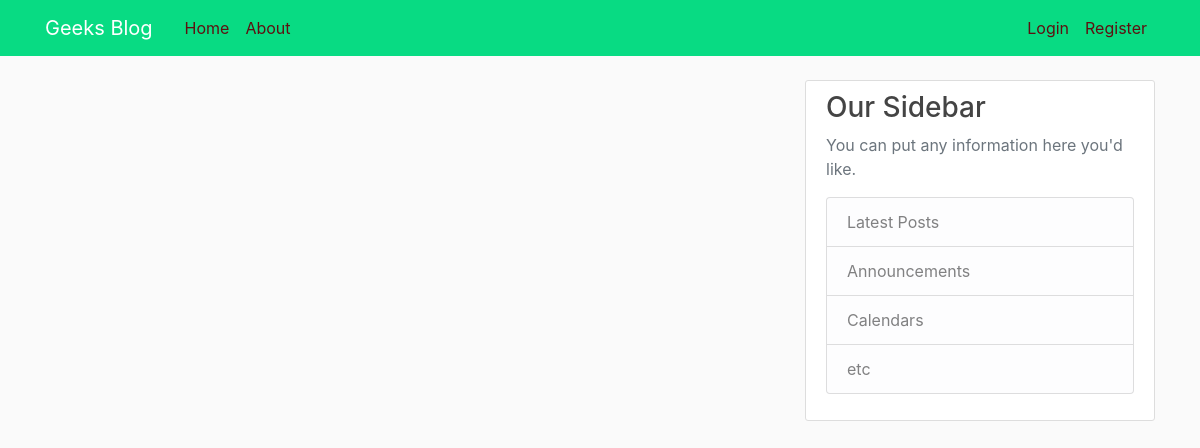
Page /home on the earlier database version.
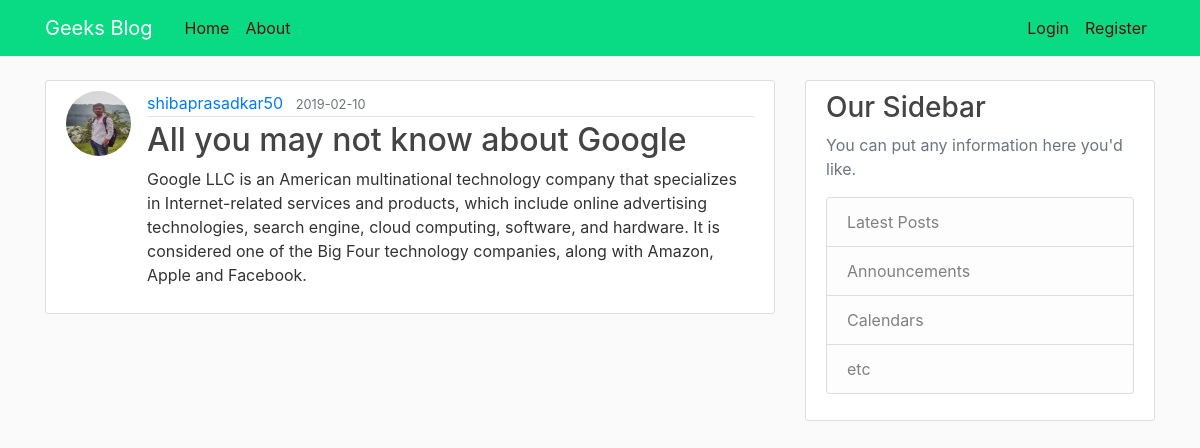
Same page on the later database version.
### blogposts/models.py (models this page shows, shortened)
class Post(db.Model):
    id = db.Column(db.Integer, primary_key=True)
    title = db.Column(db.String(100), nullable=False)
    date_posted = db.Column(db.DateTime, nullable=False, default=datetime.utcnow)
    content = db.Column(db.Text, nullable=False)
    user_id = db.Column(db.Integer, db.ForeignKey('user.id'), nullable=False)

class User(db.Model, UserMixin):
    id = db.Column(db.Integer, primary_key=True)
    username = db.Column(db.String(20), unique=True, nullable=False)
    email = db.Column(db.String(120), unique=True, nullable=False)
    image_file = db.Column(db.String(20), nullable=False, default='default.png')
    password = db.Column(db.String(60), nullable=False)
    posts = db.relationship('Post', backref='author', lazy=True)

### blogposts/routes.py (the view)
@app.route("/")
@app.route("/home")
def home():
    posts = Post.query.all()
    return render_template('home.html', posts=posts)

### blogposts/templates/home.html
{%extends "layout.html"%}
{%block content %}
{%for post in posts%}
<article class="media content-section">
    <img class="rounded-circle article-img"
        src="{{url_for('static',filename='profilePicture/'+post.author.image_file)}}">
    <div class="media-body">
        <div class="article-metadata">
            <a class="mr-2" href="#">{{ post.author.username }}</a>
            <small class="text-muted">{{ post.date_posted.strftime('%Y-%m-%d') }}</small>
        </div>
        <h2><a class="article-title" href="{{url_for('post',post_id=post.id)}}">{{ post.title }}</a></h2>
        <p class="article-content">{{ post.content }}</p>
    </div>
</article>
{%endfor%}
{% endblock content%}

### blogposts/templates/layout.html (shortened to what this page needs)
<!DOCTYPE html>
<html lang="en">
<head class="site-header">
    <link rel="stylesheet" href="https://stackpath.bootstrapcdn.com/bootstrap/4.2.1/css/bootstrap.min.css"
>
    <link rel="stylesheet" type="text/css" href="{{url_for('static',filename='main.css')}}">
</head>
<body>
    <header class="site-header">
        <nav class="navbar navbar-expand-md navbar-dark bg-steel fixed-top">
            <div class="container">
                <a class="navbar-brand mr-4" href="/">Geeks Blog</a>
                <div class="collapse navbar-collapse" id="navbarToggle">
                    <div class="navbar-nav mr-auto">
                        <a class="nav-item nav-link" href="{{url_for('home')}}">Home</a>
                        <a class="nav-item nav-link" href="{{url_for('about')}}">About</a>
                    </div>
                    <div class="navbar-nav">
                        {%if current_user.is_authenticated%}
                        <a class="nav-item nav-link" href="{{url_for('new_post')}}">New Post</a>
                        <a class="nav-item nav-link" href="{{url_for('account')}}">Account</a>
                        <a class="nav-item nav-link" href="{{url_for('logout')}}">Logout</a>
                        {%else%}
                        <a class="nav-item nav-link" href="{{url_for('login')}}">Login</a>
                        <a class="nav-item nav-link" href="{{url_for('register')}}">Register</a>
                        {%endif%}
                    </div>
                </div>
            </div>
        </nav>
    </header>
    <main role="main" class="container">
        <div class="row">
            <div class="col-md-8">
                {% block content %}{% endblock %}
            </div>
            <div class="col-md-4">
                <div class="content-section">
                    <h3>Our Sidebar</h3>
                    <p class='text-muted'>You can put any information here you'd like.
                        <ul class="list-group">
                            <li class="list-group-item list-group-item-light">Latest Posts</li>
                            <li class="list-group-item list-group-item-light">Announcements</li>
                            <li class="list-group-item list-group-item-light">Calendars</li>
                            <li class="list-group-item list-group-item-light">etc</li>
                        </ul>
                    </p>
                </div>
            </div>
        </div>
    </main>
</body>
</html>

### blogposts/static/main.css (style rules this page uses)
body { background: #fafafa; color: #333333; margin-top: 5rem; }
h1, h2, h3, h4, h5, h6 { color: #444444; }
.bg-steel { background-color: #08db83; }
.site-header .navbar-nav .nav-link { color: #5d1010; }
.content-section { background: #ffffff; padding: 10px 20px; border: 1px solid #dddddd; border-radius: 3px; margin-bottom: 20px; }
.article-title { color: #444444; }
.article-content { white-space: pre-line; }
.article-img { height: 65px; width: 65px; margin-right: 16px; }
.article-metadata { padding-bottom: 1px; margin-bottom: 4px; border-bottom: 1px solid #e3e3e3 }

Differences in the rows shown:
added Post: image_file (picture), author.username "shibaprasadkar50", date_posted "2019-02-10", title "All you may not know about Google", content "Google LLC is an American multinational technology company that specializes in Internet-related services and products, which include online advertising technologies, search engine, cloud computing, software, and hardware. It is considered one of the Big Four technology companies, along with Amazon, Apple and Facebook."
